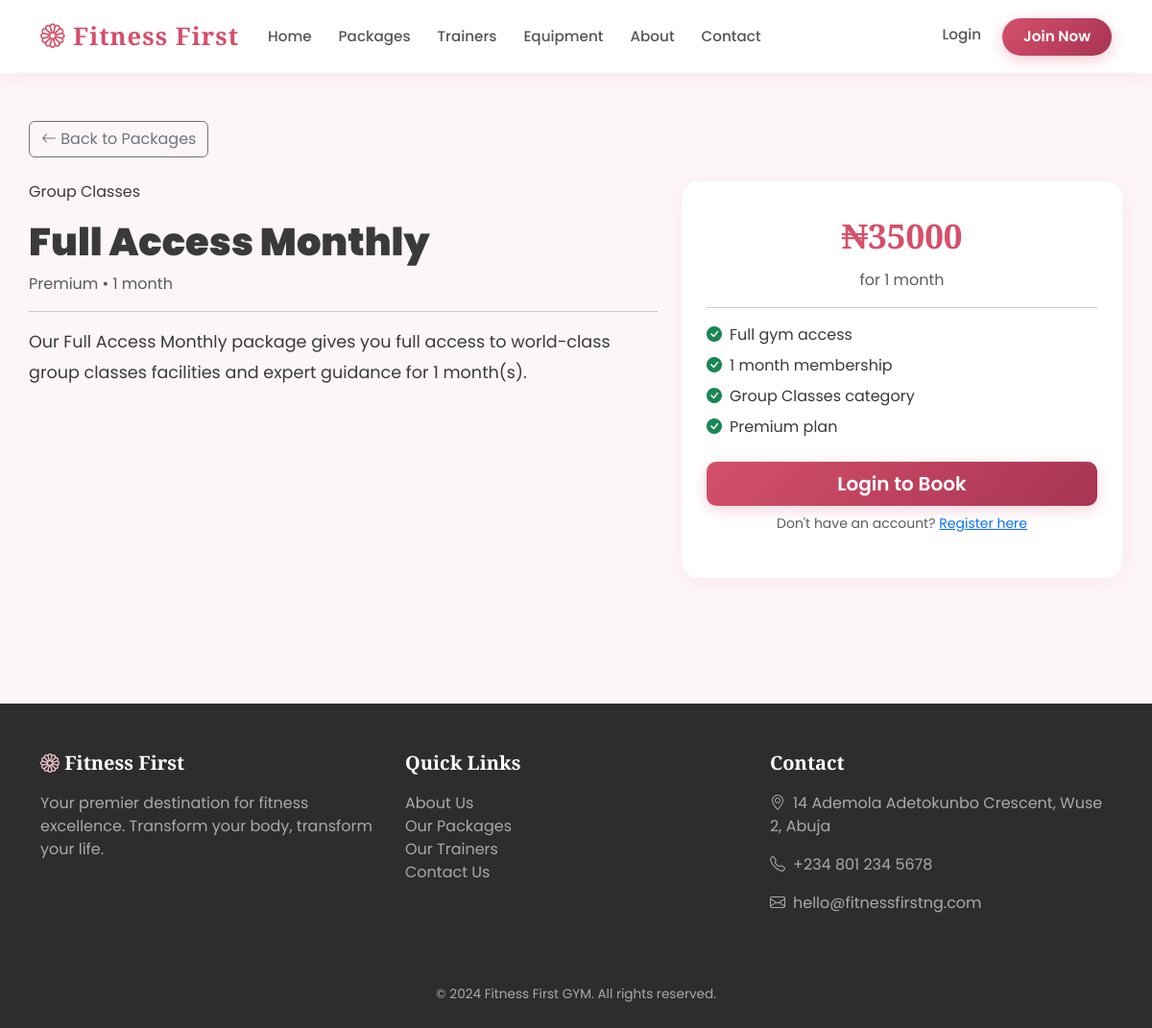
Page /packages/4/ on the committed database.
### gym/models.py (models this page shows, shortened)
class Package(models.Model):
    name = models.CharField(max_length=200)
    category = models.ForeignKey(Category, on_delete=models.CASCADE)
    package_type = models.ForeignKey(PackageType, on_delete=models.CASCADE)
    description = models.TextField()
    duration_months = models.PositiveIntegerField(default=1)
    price = models.DecimalField(max_digits=10, decimal_places=2)
    is_active = models.BooleanField(default=True)
    created_at = models.DateTimeField(auto_now_add=True)

class Category(models.Model):
    name = models.CharField(max_length=100, unique=True)
    description = models.TextField(blank=True)
    created_at = models.DateTimeField(auto_now_add=True)
    class Meta:
        verbose_name_plural = 'Categories'

class PackageType(models.Model):
    name = models.CharField(max_length=100, unique=True)
    description = models.TextField(blank=True)

### gym/views.py (the view)
# urls.py: path('packages/<int:pk>/', views.package_detail, name='package_detail'),
def package_detail(request, pk):
    package = get_object_or_404(Package, pk=pk, is_active=True)
    return render(request, 'gym/package_detail.html', {'package': package})

### templates/gym/package_detail.html (shortened to what this page needs)
{% extends 'base.html' %}
{% block content %}
<div class="container" style="padding:50px 0;">
    <a href="{% url 'packages' %}" class="btn btn-outline-secondary mb-4">
        <i class="bi bi-arrow-left"></i> Back to Packages
    </a>
    <div class="row">
        <div class="col-lg-7">
            <span class="badge-category">{{ package.category.name }}</span>
            <h1 class="mt-3 mb-2" style="font-weight:900;">{{ package.name }}</h1>
            <p class="text-muted">{{ package.package_type.name }} &bull; {{ package.duration_months }} month{{ package.duration_months|pluralize }}</p>
            <hr>
            <p style="font-size:1.1rem;line-height:1.8;">{{ package.description }}</p>
        </div>
        <div class="col-lg-5">
            <div class="package-card text-center">
                <div class="price mb-2">₦{{ package.price|floatformat:0 }}</div>
                <p class="text-muted">for {{ package.duration_months }} month{{ package.duration_months|pluralize }}</p>
                <hr>
                <ul class="list-unstyled text-start mb-4">
                    <li class="mb-2"><i class="bi bi-check-circle-fill text-success me-2"></i>Full gym access</li>
                    <li class="mb-2"><i class="bi bi-check-circle-fill text-success me-2"></i>{{ package.duration_months }} month{{ package.duration_months|pluralize }} membership</li>
                    <li class="mb-2"><i class="bi bi-check-circle-fill text-success me-2"></i>{{ package.category.name }} category</li>
                    <li class="mb-2"><i class="bi bi-check-circle-fill text-success me-2"></i>{{ package.package_type.name }} plan</li>
                </ul>
                {% if user.is_authenticated %}
                <a href="{% url 'book_package' package.pk %}" class="btn btn-primary w-100 btn-lg">
                    <i class="bi bi-calendar-check me-2"></i>Book This Package
                </a>
                {% else %}
                <a href="{% url 'login' %}" class="btn btn-primary w-100 btn-lg">Login to Book</a>
                <p class="mt-2 text-muted small">Don't have an account? <a href="{% url 'register' %}">Register here</a></p>
                {% endif %}
            </div>
        </div>
    </div>
</div>
{% endblock %}

### static/css/style.css (style rules this page uses)
:root { --primary: #d4506a; --primary-light: #f7c5ce; --primary-dark: #a83455; --accent: #f4a261; --rose: #f9e4e8; --dark: #2d2d2d; --light: #fdf6f8; --gray: #8a8a8a; --gold: #c9a96e; }
body { font-family: 'Poppins', sans-serif; background: var(--light); color: #3a3a3a; }
.package-card { background: white; border-radius: 18px; padding: 30px 26px; box-shadow: 0 4px 20px rgba(212, 80, 106, 0.08); transition: transform 0.25s, box-shadow 0.25s; height: 100%; border: 1px solid rgba(212, 80, 106, 0.08); }
.package-card .price { font-family: 'Playfair Display', serif; font-size: 2.2rem; font-weight: 900; color: var(--primary); }
.btn-primary { background: linear-gradient(135deg, var(--primary), var(--primary-dark)); border: none; border-radius: 10px; font-weight: 600; box-shadow: 0 4px 15px rgba(212, 80, 106, 0.25); transition: all 0.2s; }

### rows in the picture
Package: category.name "Group Classes", name "Full Access Monthly", package_type.name "Premium", duration_months "1", description "Our Full Access Monthly package gives you full access to world-class group classes facilities and expert guidance for 1 month(s).", price "35000"
